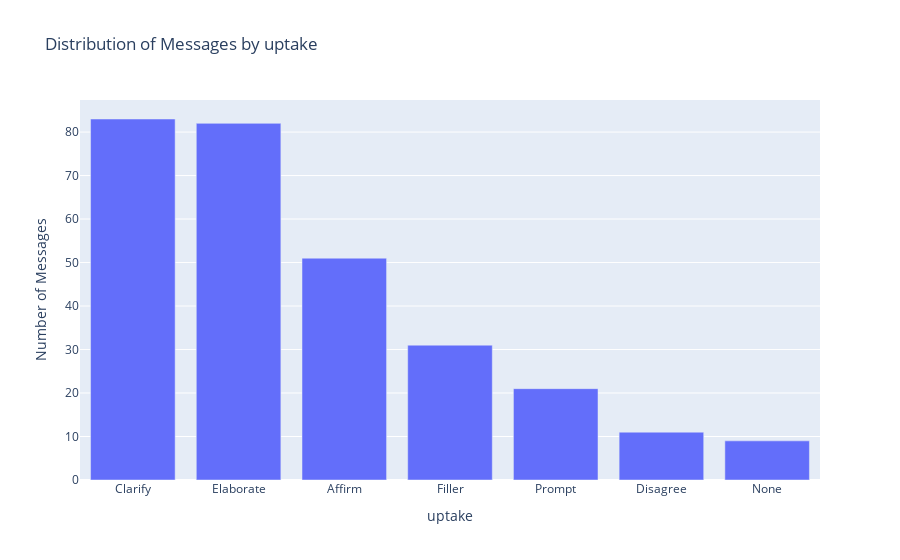
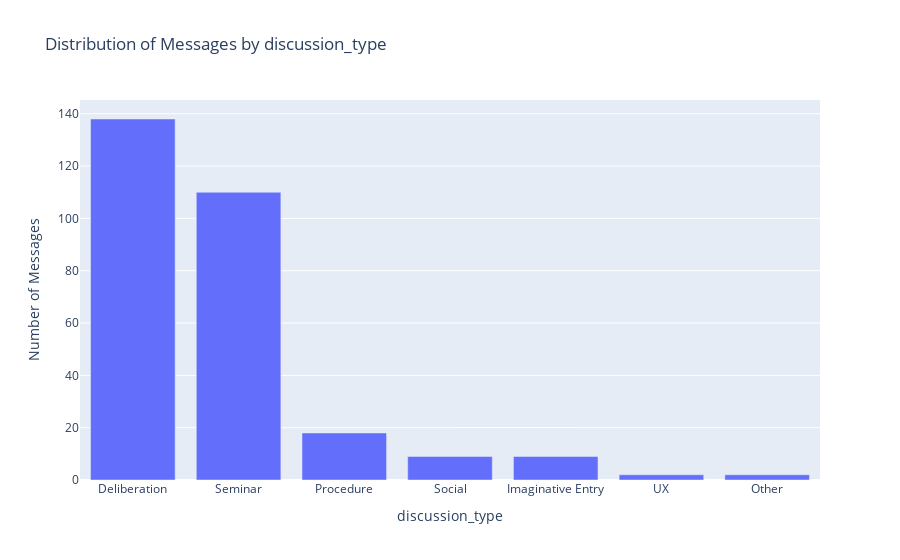

Write notebook code for charts like these, in order.
### Code cell
# Define the columns for which you want to create plots
columns_to_plot = ['uptake', 'discussion_type']

# Create plots for each category
for column in columns_to_plot:
    # Replace NaN values with 'None' for categorical columns
    data[column] = data[column].fillna('None')
    
    # Count the number of messages per category
    message_counts_by_category = data[column].value_counts()
    
    # Create a bar chart using Plotly Express
    fig = px.bar(x=message_counts_by_category.index, y=message_counts_by_category.values, 
                 labels={'x': column, 'y': 'Number of Messages'},
                 title=f'Distribution of Messages by {column}')
    fig.show()

### Figure 1 — Plotly figure (JSON) as saved in the notebook; plotly's stock layout.template omitted (floating-point values rounded to 4 significant figures)
{"data": [{"alignmentgroup": "True", "hovertemplate": "uptake=%{x}<br>Number of Messages=%{y}<extra></extra>", "legendgroup": "", "marker": {"color": "#636efa", "pattern": {"shape": ""}}, "name": "", "offsetgroup": "", "orientation": "v", "showlegend": false, "textposition": "auto", "type": "bar", "x": ["Clarify", "Elaborate", "Affirm", "Filler", "Prompt", "Disagree", "None"], "xaxis": "x", "y": [83, 82, 51, 31, 21, 11, 9], "yaxis": "y"}], "layout": {"barmode": "relative", "legend": {"tracegroupgap": 0}, "title": {"text": "Distribution of Messages by uptake"}, "xaxis": {"anchor": "y", "domain": [0, 1], "title": {"text": "uptake"}}, "yaxis": {"anchor": "x", "domain": [0, 1], "title": {"text": "Number of Messages"}}}}

### Figure 2 — Plotly figure (JSON) as saved in the notebook; plotly's stock layout.template omitted (floating-point values rounded to 4 significant figures)
{"data": [{"alignmentgroup": "True", "hovertemplate": "discussion_type=%{x}<br>Number of Messages=%{y}<extra></extra>", "legendgroup": "", "marker": {"color": "#636efa", "pattern": {"shape": ""}}, "name": "", "offsetgroup": "", "orientation": "v", "showlegend": false, "textposition": "auto", "type": "bar", "x": ["Deliberation", "Seminar", "Procedure", "Social", "Imaginative Entry", "UX", "Other"], "xaxis": "x", "y": [138, 110, 18, 9, 9, 2, 2], "yaxis": "y"}], "layout": {"barmode": "relative", "legend": {"tracegroupgap": 0}, "title": {"text": "Distribution of Messages by discussion_type"}, "xaxis": {"anchor": "y", "domain": [0, 1], "title": {"text": "discussion_type"}}, "yaxis": {"anchor": "x", "domain": [0, 1], "title": {"text": "Number of Messages"}}}}
